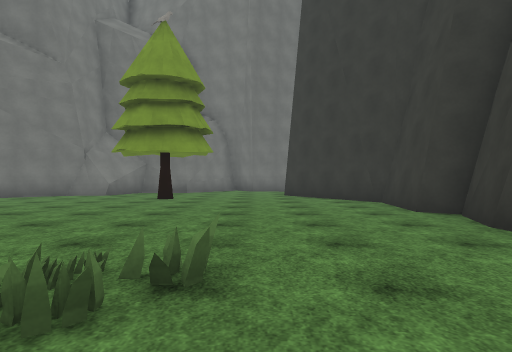
view 1 (above)

20 first-person views from a walk through a Unity game level. The camera is 1.3 m above the floor, looks level and sees 75° across. The floor is counted in squares, 1.89 m on a side. Each view is taken from the middle of a square. On the plan, view 1 faces up. The plan holds only what a view shows up to about 10 squares ahead; the rest is blank. The place goes on beyond the plan. The player is left out. Surface patterns are stand-ins for the level's own textures.

view 2
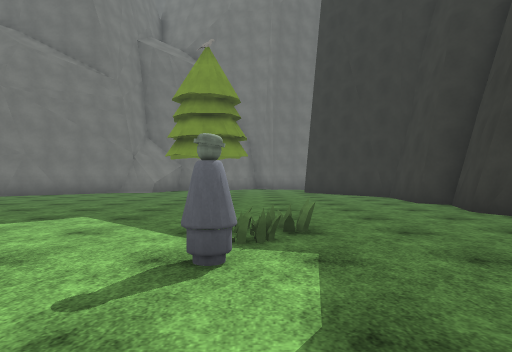

view 3
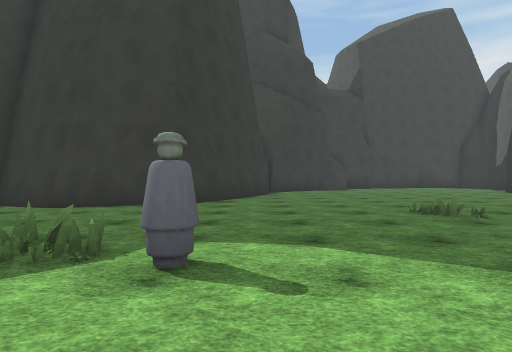

view 4
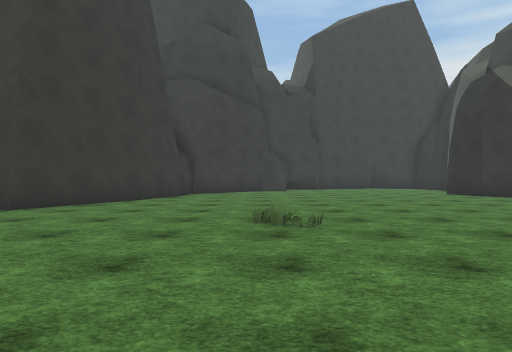

view 5
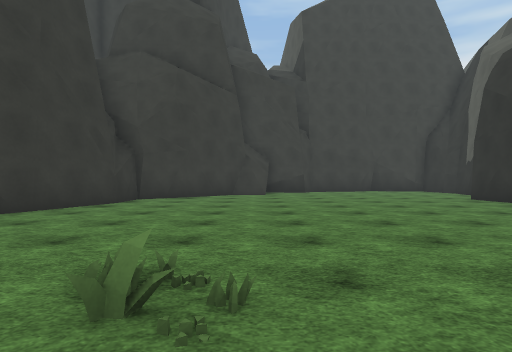

view 6
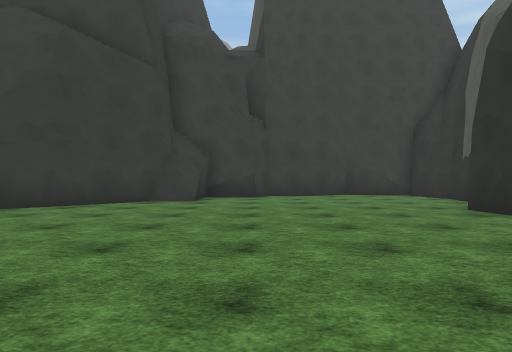

view 7
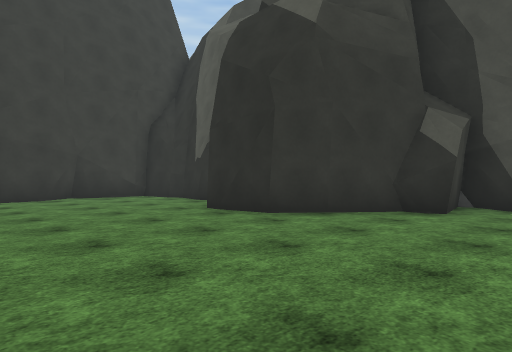

view 8
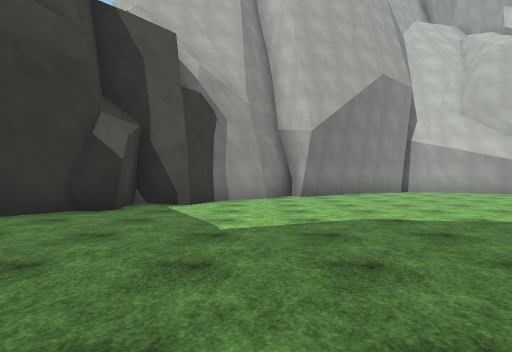

view 9
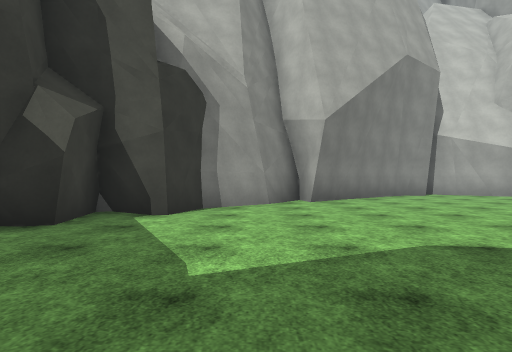

view 10
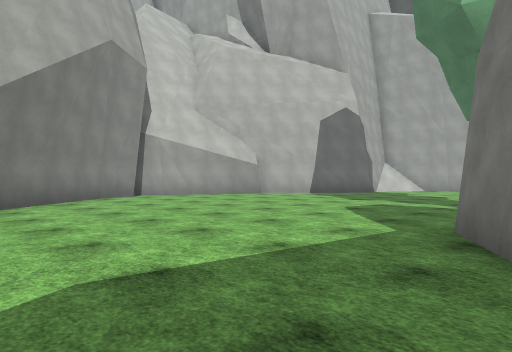

view 11
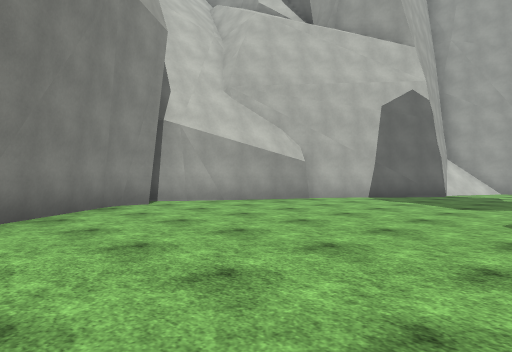

view 12
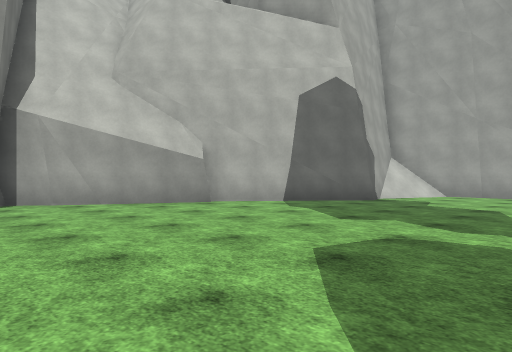

view 13
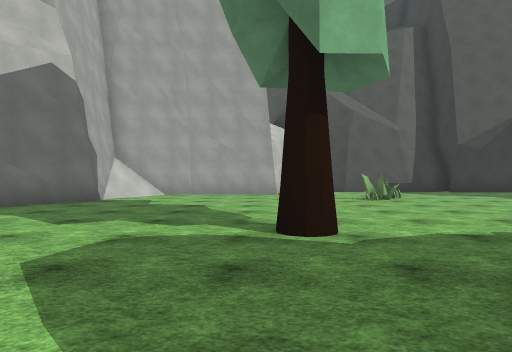

view 14
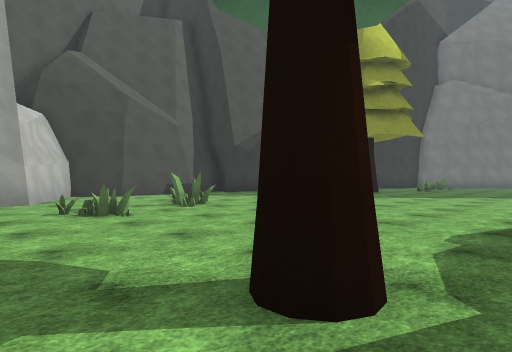

view 15
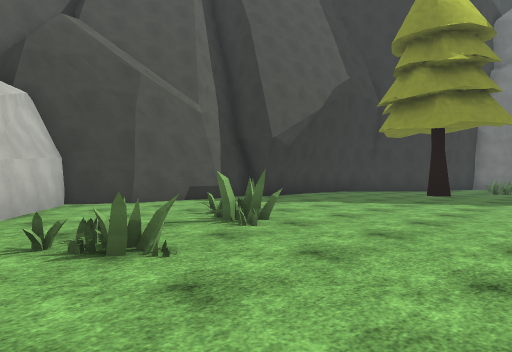

view 16
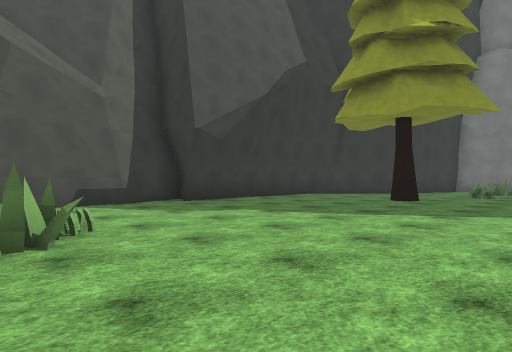

view 17
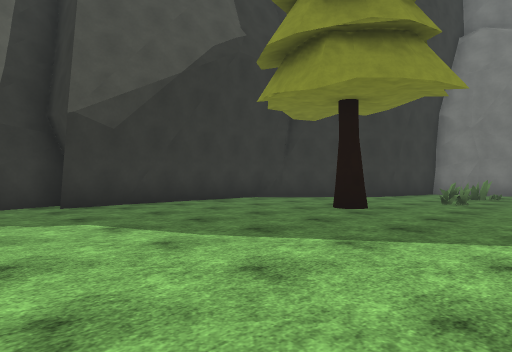

view 18
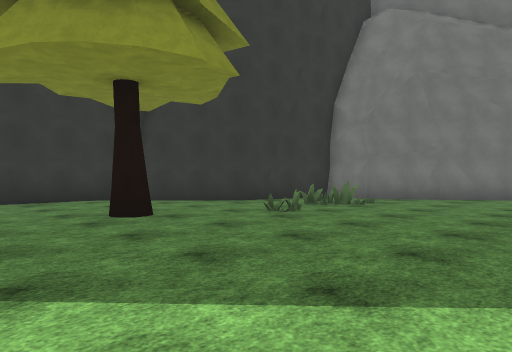

view 19
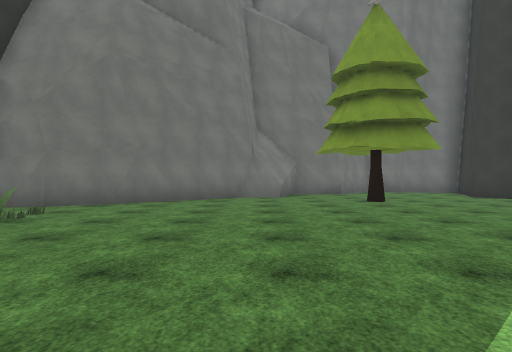

view 20
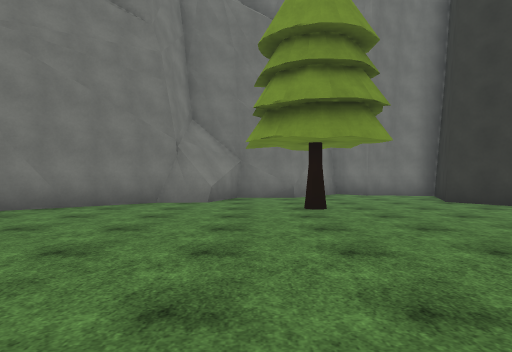

### Floor plan
Points are (right, up) in squares from view 1. A wall is a line through its corners. A room is listed if a view was taken in it or the views show most of it. See-through windows are left out.
Room 1 (views 1, 2, 3, 4, 5, 6, 7, 8, 9, 10, 11, 12, 13, 14, 15, 16, 17, 18, 19, 20)
walls: (-1.3, -9.4) (-2.7, -10.2); (3.3, 3.4) (3.3, 4.2); (3.2, 3.8) (3.1, 4.4); (3.2, 4.2) (3.8, 5.8); (6.7, 0.3) (3.7, 1.9) (3.9, 2.6) (3.2, 3.9); (3.7, 5.6) (3.9, 6) (3.2, 6.5) (3.3, 8.6) (1.1, 11.8) (1.6, 13); (5.8, -12.6) (6.4, -12.4) (6.6, -12.4) (8.1, -10.5) (9.3, -10.3); (4.9, -13.8) (6.1, -14.5) (5.7, -12.5) (6.6, -12.4); (-15.7, -1) (-15.6, -3) (-16.6, -2.5); (4.1, -15.1) (4.6, -13.9) (5.5, -13.9); (2.6, -16.1) (4.1, -14.9); (8.8, -10.4) (9.9, -10.4); (-16.3, -7.2) (-16.5, -7.6); (10.7, -1.8) (9.8, -0.5) (8.5, -0.4) (6.4, 0.4); (-16.8, -2.5) (-16.2, -4.5) (-16.2, -7.1) (-17, -8.6) (-14.3, -10.3) (-14.3, -10.8); (6.3, -14.5) (6.1, -13.2); (-15.7, 2.1) (-15.8, -1.5); (0.3, -17.7) (1.5, -16.6); (-12.6, 6.6) (-12.9, 5.4) (-15.4, 2.7) (-15.6, 1.9); (1.7, -17.7) (2.8, -16.1); (-10.8, 8.3) (-11.8, 8.4); (-7.4, -18) (-4, -19.8); (-12.1, -15.6) (-10.9, -15.4) (-7.4, -18.3); (-8.9, 9.6) (-10.7, 8.4) (-11.2, 8.3); (12.1, -4.4) (12.1, -3.1); (-1.8, -19.3) (0.4, -17.6); (-3, -19.5) (-2.2, -19.6); (-1.7, -19.5) (0.7, -17.5); (-2.5, -19.6) (-1.7, -19.2); (-4.1, -19.7) (-3.2, -20.4); (13, -4.4) (12.3, -4.4) (12.3, -3.4) (10.6, -1.8); (11.7, -11.8) (12, -11.7) (13.1, -11.9); (-4.7, 12.8) (-5.5, 11.8) (-6.3, 11.8) (-9, 9.5); (-4.7, 13) (-5.2, 11.7) (-6.5, 11.6); (14.7, -9) (14.6, -7.3); (15.1, -9.1) (14.6, -8.4)
low walls: (3.1, 4) (3, 4.5)
objects: other object (-12, -7); other object (-11, -10); other object (-10, 4); other object (-10, 6); other object (-1, 1); other object (2, -3)

Where each view was taken, in squares from view 1:
view 1: 0 up, 0 right, facing up
view 2: 2 down, 1 left, facing up
view 3: 0 up, 4 left, facing right
view 4: 3 down, 3 left, facing right
view 5: 4 down, 0 right, facing right
view 6: 6 down, 3 right, facing right
view 7: 6 down, 4 right, facing down-right
view 8: 6 down, 3 right, facing down
view 9: 8 down, 3 right, facing down
view 10: 9 down, 2 right, facing down-left
view 11: 12 down, 1 right, facing down-left
view 12: 11 down, 2 left, facing down-left
view 13: 11 down, 2 left, facing left
view 14: 12 down, 5 left, facing up-left
view 15: 11 down, 8 left, facing up-left
view 16: 8 down, 8 left, facing up-left
view 17: 5 down, 8 left, facing up-left
view 18: 1 down, 6 left, facing up-left
view 19: 1 up, 6 left, facing up
view 20: 3 up, 4 left, facing up
